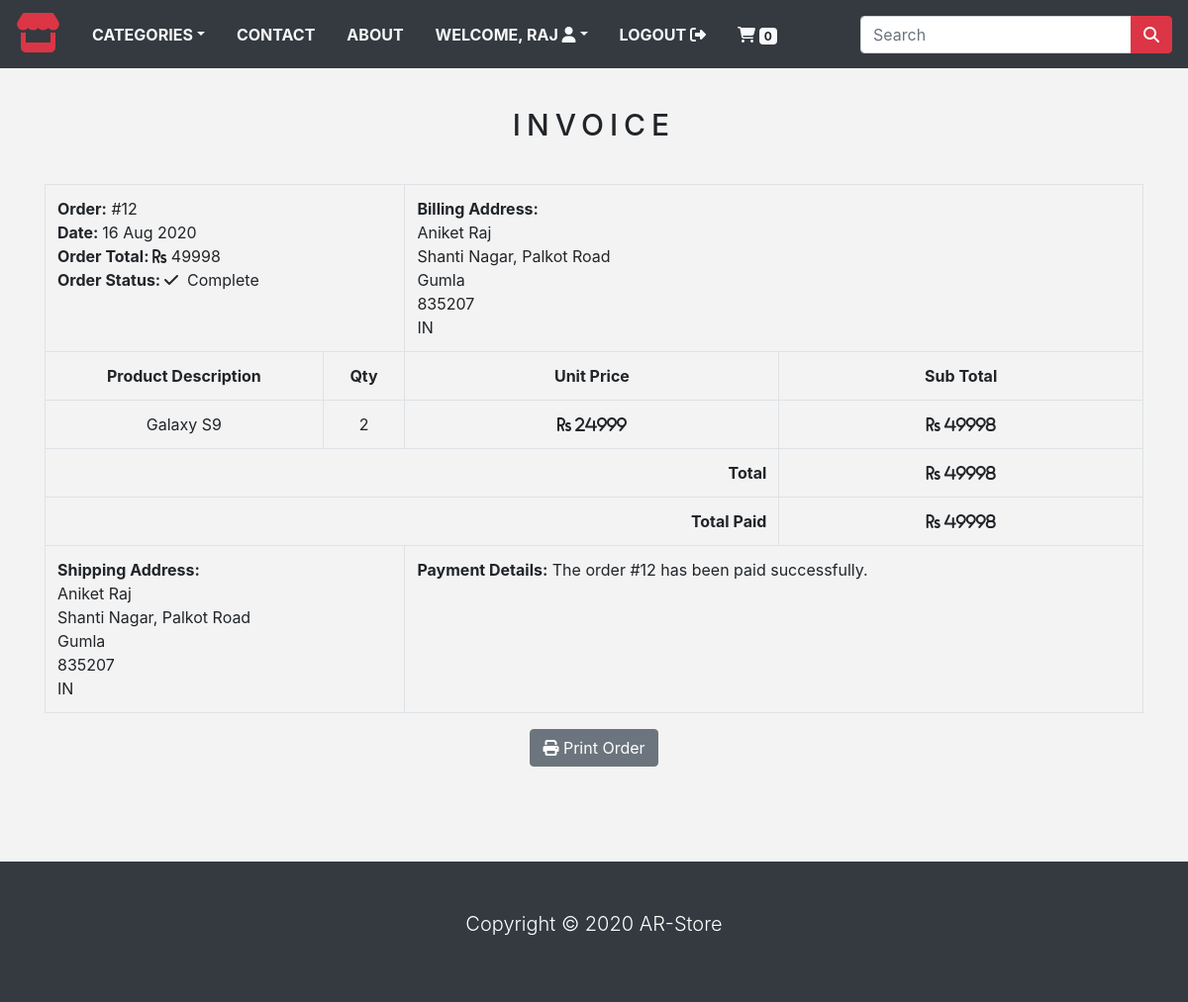
Screenshot of /order_details/12 (signed in) with the database file from the repository.
### store/models.py (models this page shows, shortened)
class Order(models.Model):
	token = models.CharField(max_length=250, blank=True)
	total = models.DecimalField(max_digits=10, decimal_places=0, verbose_name='INR Order Total')
	emailAddress = models.EmailField(max_length=250, blank=True, verbose_name='Email Address')
	created = models.DateTimeField(auto_now_add=True)
	billingName = models.CharField(max_length=250, blank=True)
	billingAddress1 = models.CharField(max_length=250, blank=True)
	billingCity = models.CharField(max_length=250, blank=True)
	billingPostcode = models.CharField(max_length=250, blank=True)
	billingCountry = models.CharField(max_length=250, blank=True)
	shippingName = models.CharField(max_length=250, blank=True)
	shippingAddress1 = models.CharField(max_length=250, blank=True)
	shippingCity = models.CharField(max_length=250, blank=True)
	shippingPostcode = models.CharField(max_length=250, blank=True)
	shippingCountry = models.CharField(max_length=250, blank=True)
	class Meta:
		db_table = 'Order'
		ordering = ['-created']

class OrderItem(models.Model):
	product = models.CharField(max_length=250, blank=True)
	quantity = models.IntegerField()
	price = models.DecimalField(max_digits=10, decimal_places=0, verbose_name='INR Price')
	order = models.ForeignKey(Order, on_delete=models.CASCADE)
	class Meta:
		db_table = 'OrderItem'
	def sub_total(self):
		return (self.quantity * self.price)

### store/views.py (the view)
# urls.py: path('order_details/<int:order_id>', views.orderDetail, name="order_details"),
@login_required(redirect_field_name='next',login_url='login')
def orderDetail(request, order_id):
	if request.user.is_authenticated:
		email = str(request.user.email)
		order = Order.objects.get(id=order_id, emailAddress=email)
		order_items = OrderItem.objects.filter(order=order)
	return render(request, 'order_details.html', {'order':order,'order_items':order_items})

### store/context_processors.py (called while the page is built)
def counter(request):
	item_count = 0
	if 'admin' in request.path:
		return {}
	else:
		try:
			cart = Cart.objects.filter(cart_id=_cart_id_(request))
			cart_items = CartItem.objects.all().filter(cart=cart[:1])
			for cart_item in cart_items:
				item_count += cart_item.quantity
		except Cart.DoesNotExist:
			item_count = 0
	return dict(item_count=item_count)

def menu_links(request):
	links = Category.objects.all()
	return dict(links=links)

### store/models.py (called while the page is built)
	def get_url(self):
		return reverse('products_category', args=[self.slug])

### store/views.py (called while the page is built)
def _cart_id_(request):
	cart = request.session.session_key
	if not cart:
		cart = request.session.create()
	return cart

### store/templates/order_details.html (shortened to what this page needs)
{% extends 'base.html' %}
{% load static %}
{% block content %}
<div class="container">
<div class="text-center">
	<br>
	<h1 class="text-center text-uppercase product_title">invoice</h1>
	<br>
	<table class="table table-bordered">
		<tr>
			<td class="text-left" colspan="2">
				<b>Order:</b> #{{ order.id }}<br>
				<b>Date: </b>{{ order.created|date:'d M Y' }}<br>
				<b>Order Total: </b><i class="fas fa-rupee-sign"></i> {{ order.total }}<br>
				<b>Order Status: </b><i class="fas fa-check"></i> &nbsp;Complete<br>
			</td>
			<td class="text-left" colspan="2">
				<b>Billing Address: </b><br>
				{{ order.billingName }}<br>
				{{ order.billingAddress1 }}<br>
				{{ order.billingCity }}<br>
				{{ order.billingPostcode }}<br>
				{{ order.billingCountry }}<br>
			</td>
		</tr>
		<tr>
			<td><b>Product Description</b></td>
			<td><b>Qty</b></td>
			<td><b>Unit Price</b></td>
			<td><b>Sub Total</b></td>
		</tr>
		{% for item in order_items %}
		<tr>
			<td>{{ item.product }}</td>
			<td>{{ item.quantity }}</td>
			<td><i class="fas fa-rupee-sign"> {{ item.price }}</td>
			<td><i class="fas fa-rupee-sign"> {{ item.sub_total }}</td>
		</tr>
		{% endfor %}
		<tr>
			<td  class="text-right" colspan="3"><b>Total</b></td>
			<td><i class="fas fa-rupee-sign"> {{ order.total }}</td>
		</tr>
		<tr>
			<td  class="text-right" colspan="3"><b>Total Paid</b></td>
			<td><i class="fas fa-rupee-sign"> {{ order.total }}</td>
		</tr>
		<tr>
			<td  class="text-left" colspan="2">
				<b>Shipping Address: </b><br>
				{{ order.shippingName }}<br>
				{{ order.shippingAddress1 }}<br>
				{{ order.shippingCity }}<br>
				{{ order.shippingPostcode }}<br>
				{{ order.shippingCountry }}<br>
			</td>
			<td class="text-left" colspan="2">
				<b>Payment Details:</b>
				The order #{{ order.id }} has been paid successfully.
			</td>
		</tr>
	</table>
	<button class="btn btn-secondary" onclick="window.print();">
		<i class="fas fa-print"></i> Print Order</button>
</div>
</div>
<br><br>
{% endblock %}

### store/templates/navbar.html (shortened to what this page needs)
<nav class="navbar navbar-expand-md navbar-light bg-dark">
	<a class="navbar-brand" href="{% url 'home' %}"><i class="fas fa-store text-danger fa-2x"></i></a>
	<div class="collapse navbar-collapse justify-content-between" id="nav">
		<ul class="navbar-nav">
			<li class="nav-item dropdown">
				<a class="nav-link text-light text-uppercase font-weight-bold px-3 dropdown-toggle" href=""
				data-toggle="dropdown">Categories</a>
			</li>
			<li class="nav-item"><a class="nav-link text-light text-uppercase font-weight-bold px-3"
			href="{% url 'contact' %}">Contact</a></li>
			<li class="nav-item"><a class="nav-link text-light text-uppercase font-weight-bold px-3"
			href="">About</a></li>
			{% if request.user.is_authenticated and request.user.first_name %}
			<li class="nav-item dropdown">
				<a class="nav-link text-light text-uppercase font-weight-bold px-3 dropdown-toggle"
				 data-toggle="dropdown">
					Welcome, {{ request.user.first_name }} <i class="fas fa-user"></i></a>
			</li>
			<li class="nav-item">
				<a class="nav-link text-light text-uppercase font-weight-bold px-3"
				href="{% url 'logout' %}">Logout <i class="fas fa-sign-out-alt"></i></a>
			</li>
			<li class="nav-item"><a class="nav-link text-light text-uppercase font-weight-bold px-3"
			href="{% url 'cart_detail' %}"><i class="fas fa-shopping-cart"></i> <span class="badge badge-light" style="height: 17px;">{{item_count}}</span></a></li>
			{% else %}
			<li class="nav-item">
				<a class="nav-link text-light text-uppercase font-weight-bold px-3"
				href="{% url 'login' %}">Login <i class="fas fa-sign-in-alt"></i></a>
			</li>
			{% endif %}
		</ul>
		<form class="form-inline ml-3" action="{% url 'search' %}" method="GET">
			<div class="input-group">
				<input type="text" name="name" placeholder="Search" class="form-control">
				<div class="input-group-append">
					<button type="submit" class="btn btn-danger"><i class="fas fa-search"></i></button>
				</div>
			</div>
		</form>
	</div>
</nav>

### store/static/css/base.css (style rules this page uses)
body { background: #f3f3f3; }
.product_title { font-size: 30px; letter-spacing: .2em; padding-top: 15px; padding-bottom: 10px; }

### rows the page displays
Order: id "12", created "16 Aug 2020", total "49998", billingName "Aniket Raj", billingAddress1 "Shanti Nagar, Palkot Road", billingCity "Gumla", billingPostcode "835207", billingCountry "IN", shippingName "Aniket Raj", shippingAddress1 "Shanti Nagar, Palkot Road", shippingCity "Gumla", shippingPostcode "835207", shippingCountry "IN"
OrderItem: product "Galaxy S9", quantity "2", price "24999", sub_total "49998"

### other values shown
{{ request.user.first_name }} "RAJ"
{{ item_count }} "0"
